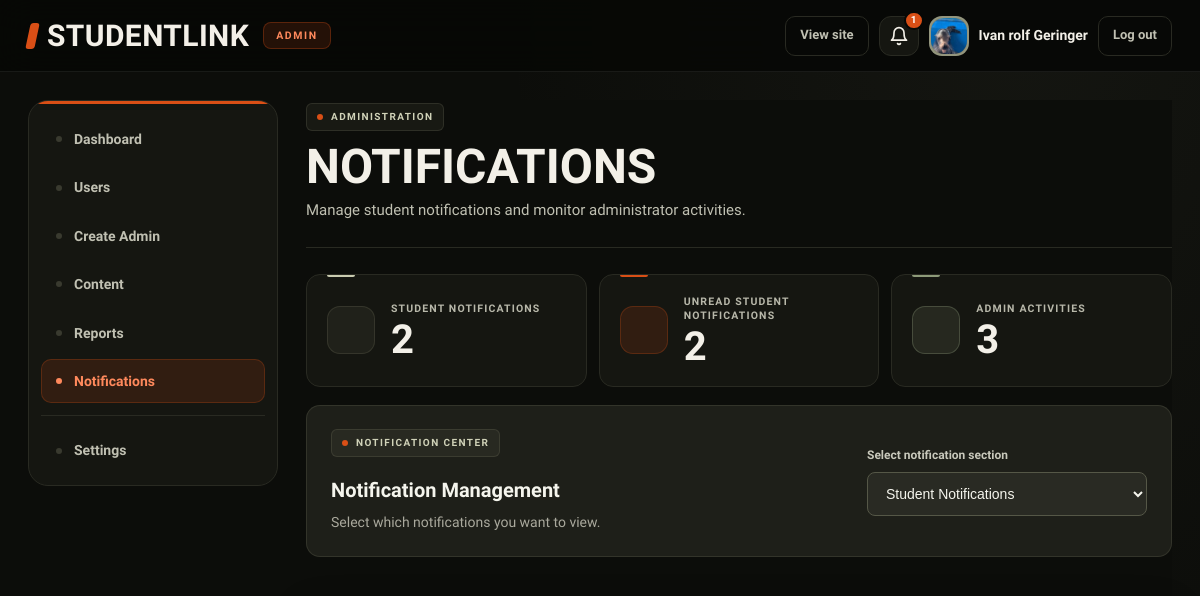
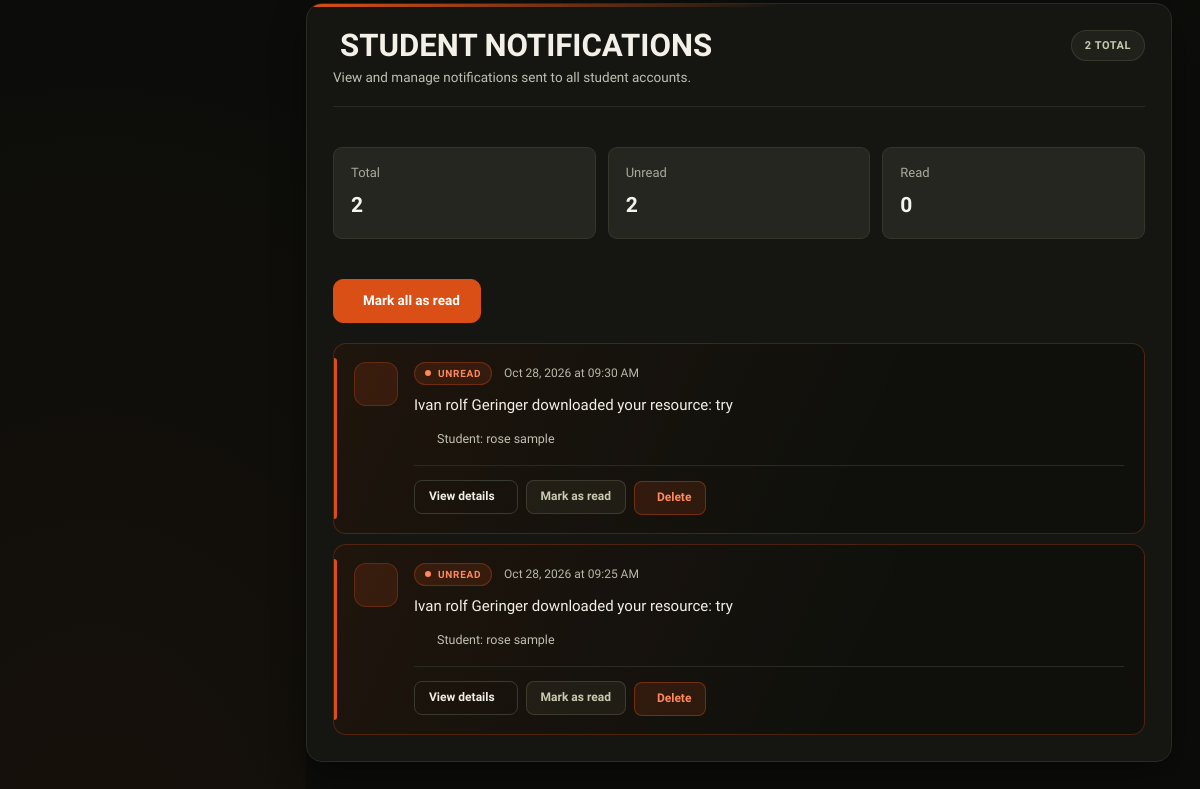
/admin/notifications.php (signed in), run on an earlier commit of the app's database (2 pictures, top to bottom).
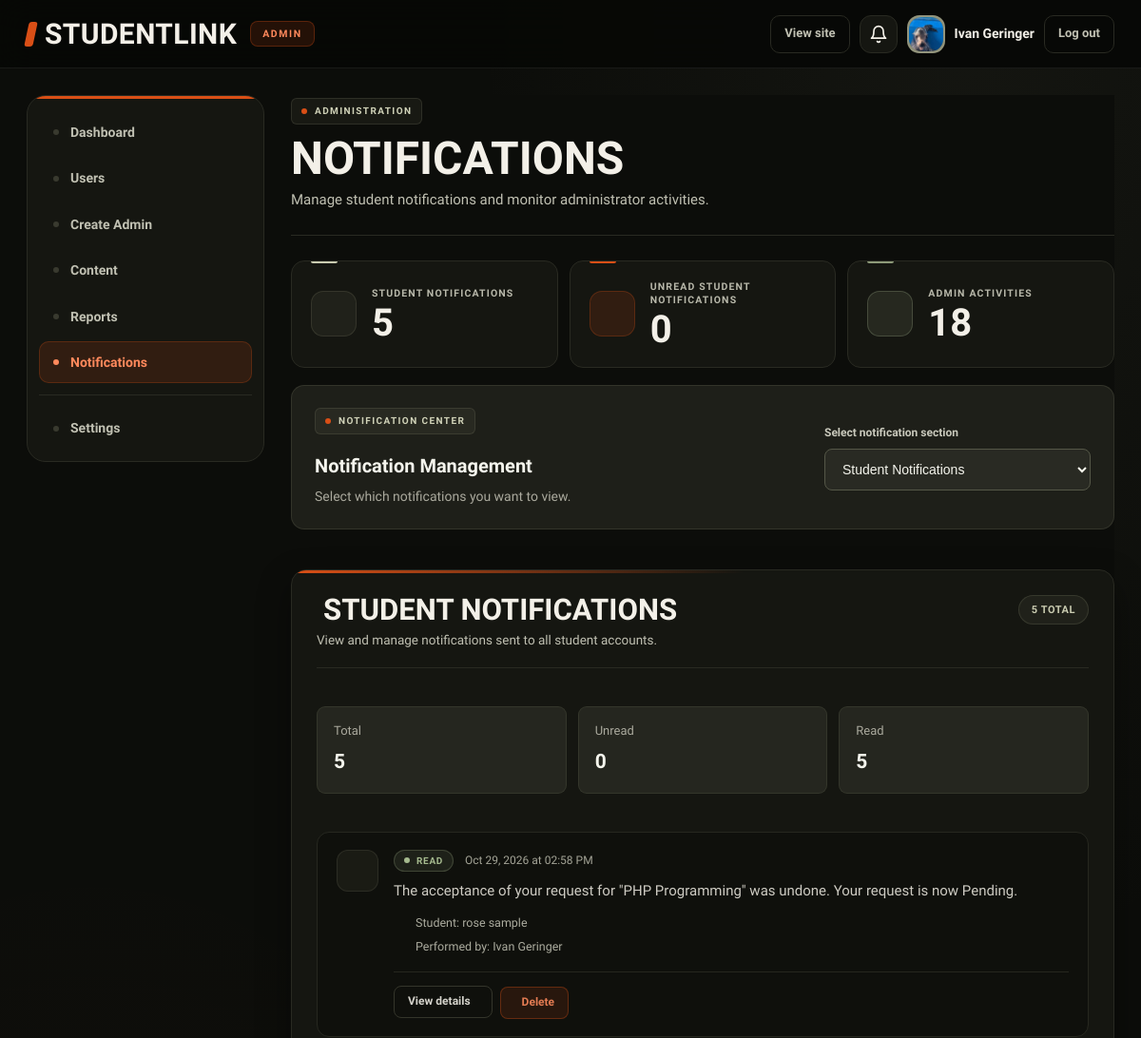
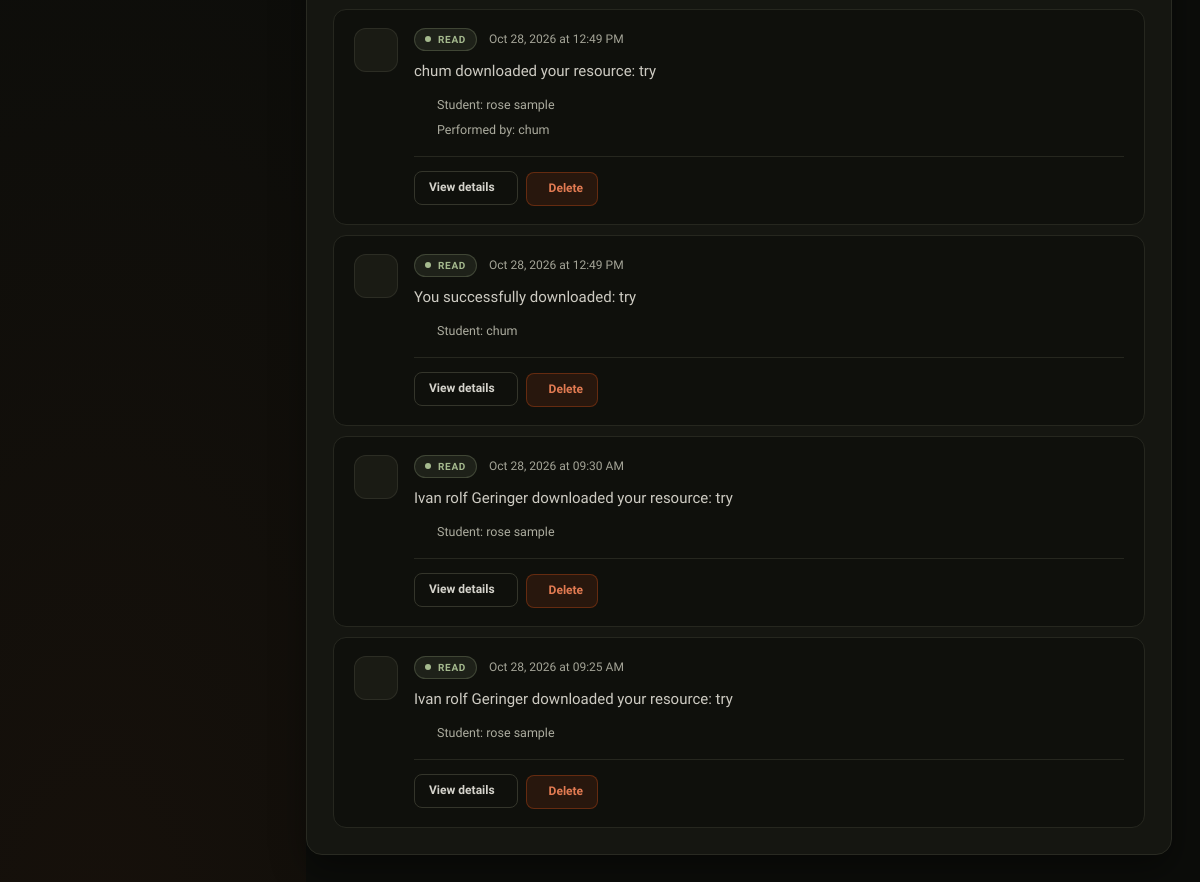
And on a later commit of the database (2 pictures, top to bottom).
### tables this page shows
CREATE TABLE `users` (
  `id` int(10) UNSIGNED NOT NULL,
  `full_name` varchar(100) NOT NULL,
  `email` varchar(150) NOT NULL,
  `password_hash` varchar(255) DEFAULT NULL,
  `google_id` varchar(64) DEFAULT NULL,
  `course` varchar(50) DEFAULT NULL,
  `year_level` varchar(20) DEFAULT NULL,
  `about` text DEFAULT NULL,
  `skills` varchar(255) DEFAULT NULL,
  `photo_path` varchar(255) DEFAULT NULL,
  `role` enum('student','admin') NOT NULL DEFAULT 'student',
  `status` enum('Active','Suspended') NOT NULL DEFAULT 'Active',
  `created_at` timestamp NOT NULL DEFAULT current_timestamp()
);

CREATE TABLE `notifications` (
  `id` int(10) UNSIGNED NOT NULL,
  `user_id` int(10) UNSIGNED NOT NULL,
  `actor_id` int(10) UNSIGNED DEFAULT NULL,
  `message` varchar(255) NOT NULL,
  `link` varchar(255) DEFAULT NULL,
  `is_read` tinyint(1) NOT NULL DEFAULT 0,
  `created_at` timestamp NOT NULL DEFAULT current_timestamp()
);

### includes/functions.php (called while the page is built, shortened)
<?php
function e($v) {
    return htmlspecialchars((string) $v, ENT_QUOTES, 'UTF-8');
}

### admin/notifications.php (the view, shortened to what the changed rows need)
<?php
require_once __DIR__ . '/../db_connect.php';
require_once __DIR__ . '/../includes/functions.php';
$csrfToken = $_SESSION['csrf_token'];
$active = 'notifications';
function validNotificationSection($section)
{
    return in_array($section, ['students', 'admins'], true)
        ? $section
        : 'students';
}
$selectedSection = validNotificationSection(
    $_GET['section'] ?? 'students'
);
function getStudentNotificationStats(mysqli $conn)
{
    $stats = [
        'total' => 0,
        'unread' => 0,
        'read' => 0
    ];
    $stmt = $conn->prepare("
        SELECT
            COUNT(*) AS total,
            COALESCE(SUM(n.is_read = 0), 0) AS unread,
            COALESCE(SUM(n.is_read = 1), 0) AS read_count
        FROM notifications n
        INNER JOIN users u ON u.id = n.user_id
        WHERE LOWER(u.role) = 'student'
    ");
    $stmt->execute();
    $result = $stmt->get_result()->fetch_assoc();
    if ($result) {
        $stats['total'] = (int) $result['total'];
        $stats['unread'] = (int) $result['unread'];
        $stats['read'] = (int) $result['read_count'];
    }
    return $stats;
}
function getAdminActivityStats(mysqli $conn)
{
    $stats = [
        'total' => 0,
        'unread' => 0,
        'read' => 0
    ];
    $stmt = $conn->prepare("
        SELECT
            COUNT(*) AS total,
            COALESCE(SUM(activity.is_read = 0), 0) AS unread,
            COALESCE(SUM(activity.is_read = 1), 0) AS read_count
        FROM (
            SELECT
                n.actor_id,
                n.message,
                n.link,
                DATE_FORMAT(n.created_at, '%Y-%m-%d %H:%i:%s') AS activity_time,
                MAX(n.is_read) AS is_read
            FROM notifications n
            INNER JOIN users u ON u.id = n.user_id
            WHERE LOWER(u.role) = 'admin'
            GROUP BY
                n.actor_id,
                n.message,
                n.link,
                DATE_FORMAT(n.created_at, '%Y-%m-%d %H:%i:%s')
        ) AS activity
    ");
    $stmt->execute();
    $result = $stmt->get_result()->fetch_assoc();
    if ($result) {
        $stats['total'] = (int) $result['total'];
        $stats['unread'] = (int) $result['unread'];
        $stats['read'] = (int) $result['read_count'];
    }
    return $stats;
}
function getStudentNotifications(mysqli $conn)
{
    $notifications = [];
    $stmt = $conn->prepare("
        SELECT
            n.id,
            n.user_id,
            n.actor_id,
            n.message,
            n.link,
            n.is_read,
            n.created_at,
            u.full_name AS recipient_name,
            actor.full_name AS actor_name
        FROM notifications n
        INNER JOIN users u ON u.id = n.user_id
        LEFT JOIN users actor ON actor.id = n.actor_id
        WHERE LOWER(u.role) = 'student'
        ORDER BY n.created_at DESC, n.id DESC
    ");
    $stmt->execute();
    $result = $stmt->get_result();
    while ($row = $result->fetch_assoc()) {
        $notifications[] = $row;
    }
    return $notifications;
}
$studentStats = getStudentNotificationStats($conn);
$adminStats = getAdminActivityStats($conn);
$studentNotifications = getStudentNotifications($conn);
function notificationDate($date)
{
    $timestamp = strtotime($date);
    return date('M d, Y \a\t h:i A', $timestamp);
}
function notificationLink($link)
{
    $link = trim((string) $link);
    return $link;
}
function renderNotificationList(
    array $notifications,
    string $section,
    string $csrfToken
) {
    ?>
    <?php if (empty($notifications)): ?>
        <div class="notification-empty">
            <div class="notification-empty-icon">
                <i class="fa-regular fa-bell-slash"></i>
            </div>
            <h3>No notifications yet</h3>
            <p>Notifications for this section will appear here.</p>
        </div>
    <?php else: ?>
        <div class="notification-list">
            <?php foreach ($notifications as $notification): ?>
                <?php
                $isRead = (int) $notification['is_read'] === 1;
                $safeLink = notificationLink(
                    $notification['link'] ?? ''
                );
                ?>
                <article class="notification-item <?= $isRead ? 'is-read' : 'is-unread' ?>">
                    <div class="notification-item-icon">
                    </div>
                    <div class="notification-item-content">
                        <div class="notification-item-top">
                            <span class="notification-status <?= $isRead ? 'read' : 'unread' ?>">
                                <?= $isRead ? 'Read' : 'Unread' ?>
                            </span>
                            <time>
                                <?= e(notificationDate($notification['created_at'])) ?>
                            </time>
                        </div>
                        <p class="notification-message">
                            <?= e($notification['message']) ?>
                        </p>
                        <?php if ($section === 'students'): ?>
                            <div class="notification-recipient">
                                <span>
                                    Student:
                                    <?= e($notification['recipient_name'] ?? 'Unknown account') ?>
                                </span>
                            </div>
                            <?php if (!empty($notification['actor_name'])): ?>
                                <div class="notification-actor">
                                    <span>
                                        Performed by:
                                        <?= e($notification['actor_name']) ?>
                                    </span>
                                </div>
                            <?php endif; ?>
                        <?php endif; ?>
                        <div class="notification-item-actions">
                            <?php if ($section === 'students'): ?>
                                <?php if ($safeLink !== ''): ?>
                                    <a
                                        class="notification-open-link"
                                        href="<?= e($safeLink) ?>"
                                    >
                                        View details
                                    </a>
                                <?php endif; ?>
                                <?php if (!$isRead): ?>
                                    <form method="POST">
                                        <button
                                            type="submit"
                                            class="notification-text-button"
                                        >
                                            Mark as read
                                        </button>
                                    </form>
                                <?php endif; ?>
                                <form
                                    method="POST"
                                    onsubmit="return confirm('Are you sure you want to delete this student notification?');"
                                >
                                    <button
                                        type="submit"
                                        class="notification-delete-button"
                                    >
                                        Delete
                                    </button>
                                </form>
                            <?php endif; ?>
                        </div>
                    </div>
                </article>
            <?php endforeach; ?>
        </div>
    <?php endif; ?>
    <?php
}
require_once __DIR__ . '/../includes/admin-header.php';
?>
<link rel="stylesheet" href="notifications.css">
<main class="admin-notifications-page">
    <header class="notification-page-heading">
        <div>
            <h1>Notifications</h1>
        </div>
    </header>
    <section class="notification-stats">
        <article class="notification-stat-card">
            <div>
                <span>Student notifications</span>
                <strong>
                    <?= number_format($studentStats['total']) ?>
                </strong>
            </div>
        </article>
        <article class="notification-stat-card">
            <div>
                <span>Unread student notifications</span>
                <strong>
                    <?= number_format($studentStats['unread']) ?>
                </strong>
            </div>
        </article>
        <article class="notification-stat-card">
            <div>
                <span>Admin activities</span>
                <strong>
                    <?= number_format($adminStats['total']) ?>
                </strong>
            </div>
        </article>
    </section>
    <section class="notification-selector">
        <div class="notification-selector-heading">
            <h2>Notification Management</h2>
        </div>
    </section>
    <?php if ($selectedSection === 'students'): ?>
        <section class="notification-panel">
            <div class="notification-panel-heading">
                <div>
                    <h2>
                        Student Notifications
                    </h2>
                    <p>
                        View and manage notifications sent to all student accounts.
                    </p>
                </div>
                <span class="notification-total">
                    <?= number_format($studentStats['total']) ?> total
                </span>
            </div>
            <div class="notification-section-summary">
                <div>
                    <span>Total</span>
                    <strong>
                        <?= number_format($studentStats['total']) ?>
                    </strong>
                </div>
                <div>
                    <span>Unread</span>
                    <strong>
                        <?= number_format($studentStats['unread']) ?>
                    </strong>
                </div>
                <div>
                    <span>Read</span>
                    <strong>
                        <?= number_format($studentStats['read']) ?>
                    </strong>
                </div>
            </div>
            <?php if ($studentStats['unread'] > 0): ?>
                <form method="POST" class="mark-all-form">
                    <button
                        type="submit"
                        class="notification-button"
                    >
                        Mark all as read
                    </button>
                </form>
            <?php endif; ?>
            <?php
            renderNotificationList(
                $studentNotifications,
                'students',
                $csrfToken
            );
            ?>
        </section>
    <?php endif; ?>
</main>
<?php
require_once __DIR__ . '/../includes/admin-footer.php';
?>

### includes/admin-header.php (shortened to what the changed rows need)
<?php
require_once __DIR__ . '/functions.php';
require_once __DIR__ . '/../db_connect.php';
$sessionUserId = (int) ($_SESSION['user_id'] ?? 0);
$authStmt = $conn->prepare(
    "SELECT id, full_name, email, role, status, photo_path
     FROM users
     WHERE id = ?
     LIMIT 1"
);
$authStmt->bind_param('i', $sessionUserId);
$authStmt->execute();
$authResult = $authStmt->get_result();
$verifiedAccount = $authResult->fetch_assoc();
$admin = [
    'id'         => (int) $verifiedAccount['id'],
    'name'       => $verifiedAccount['full_name'] ?: $verifiedAccount['email'],
    'email'      => $verifiedAccount['email'],
    'photo_path' => $verifiedAccount['photo_path'] ?? ''
];
$unreadNotifications = 0;
$notificationCountStmt = $conn->prepare("
    SELECT COUNT(*) AS total
    FROM notifications
    WHERE user_id = ?
      AND is_read = 0
");
if ($notificationCountStmt) {
    $notificationCountStmt->bind_param('i', $admin['id']);
    $notificationCountStmt->execute();
    $notificationCountResult = $notificationCountStmt->get_result();
    $notificationCountRow = $notificationCountResult->fetch_assoc();
    $unreadNotifications = (int) ($notificationCountRow['total'] ?? 0);
} else {
    error_log('Admin notification count error: ' . $conn->error);
}
$active = $active ?? '';
$menu = [
    'admin-dashboard' => 'Dashboard',
    'users'           => 'Users',
    'create-admin'    => 'Create Admin',
    'content'         => 'Content',
    'reports'         => 'Reports',
    'notifications'   => 'Notifications'
];
?>
<!doctype html>
<html lang="en">
<head>
</head>
<body>
<header class="admin-bar">
    <div class="who">
        <a
            href="/Studenlink_Website/studentlink/dashboard.php"
            target="_blank"
            rel="noopener"
        >
            View site
        </a>
        <a
            class="admin-notification-link"
            href="notifications.php"
            aria-label="Notifications<?= $unreadNotifications > 0 ? ', ' . $unreadNotifications . ' unread' : '' ?>"
            title="Notifications"
        >
            <svg class="admin-notification-icon" width="20" height="20" viewBox="0 0 24 24" fill="none" stroke="currentColor" stroke-width="2" stroke-linecap="round" stroke-linejoin="round">
                <path d="M18 8A6 6 0 0 0 6 8c0 7-3 9-3 9h18s-3-2-3-9"></path>
                <path d="M13.73 21a2 2 0 0 1-3.46 0"></path>
            </svg>
            <?php if ($unreadNotifications > 0): ?>
                <span class="admin-notification-badge">
                    <?= $unreadNotifications > 99 ? '99+' : $unreadNotifications ?>
                </span>
            <?php endif; ?>
        </a>
        <a
            class="avatar"
            href="settings.php"
            aria-label="Your profile"
            title="<?= e($admin['name']) ?>"
        >
            <?php if (!empty($admin['photo_path'])): ?>
                <img
                    src="<?= e('../' . ltrim($admin['photo_path'], '/')) ?>"
                    alt="Admin profile photo"
                >
            <?php else: ?>
                <?= e(initials($admin['name'])) ?>
            <?php endif; ?>
        </a>
        <strong><?= e($admin['name']) ?></strong>
        <a href="../logout.php">
            Log out
        </a>
    </div>
</header>
<div class="admin">
    <aside class="side">
        <nav aria-label="Admin">
            <?php foreach ($menu as $k => $label): ?>
                <a
                    href="<?= e($k) ?>.php"
                    <?= $active === $k ? 'aria-current="page"' : '' ?>
                >
                    <?= e($label) ?>
                </a>
            <?php endforeach; ?>
            <hr>
            <a
                href="settings.php"
                <?= $active === 'settings' ? 'aria-current="page"' : '' ?>
            >
                Settings
            </a>
        </nav>
    </aside>
    <main class="main">

What changed in the data, as far as the page shows it:
changed users: full_name "Ivan rolf Geringer" → "Ivan Geringer"
added notifications: is_read "READ", created_at "Oct 29, 2026 at 02:58 PM", message "The acceptance of your request for \"PHP Programming\" was undone. Your request is now Pending.", user.full_name "rose sample", actor.full_name "Ivan Geringer"
added notifications: is_read "READ", created_at "Oct 28, 2026 at 12:49 PM", message "chum downloaded your resource: try", user.full_name "rose sample", actor.full_name "chum"
added notifications: is_read "READ", created_at "Oct 28, 2026 at 12:49 PM", message "You successfully downloaded: try", user.full_name "chum"
changed notifications "Oct 28, 2026 at 09:30 AM": is_read "UNREAD Mark as read" → "READ"
changed notifications "Oct 28, 2026 at 09:25 AM": is_read "UNREAD Mark as read" → "READ"
Also different on the page:
$studentStats['total']: "2" → "5"
$studentStats['unread']: "2" → "0"
$adminStats['total']: "3" → "18"
$studentStats['read']: "0" → "5"
$unreadNotifications: "1" → (not shown)
text no longer shown: "Mark all as read"
